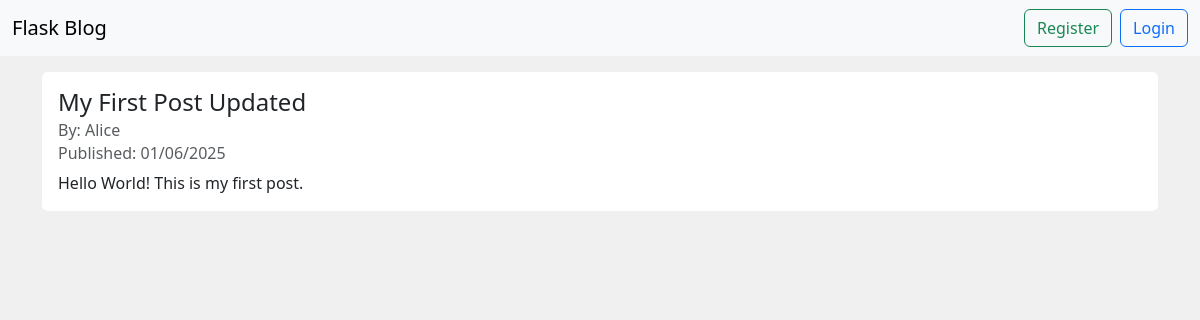
Before: /posts/1 with the older database file.
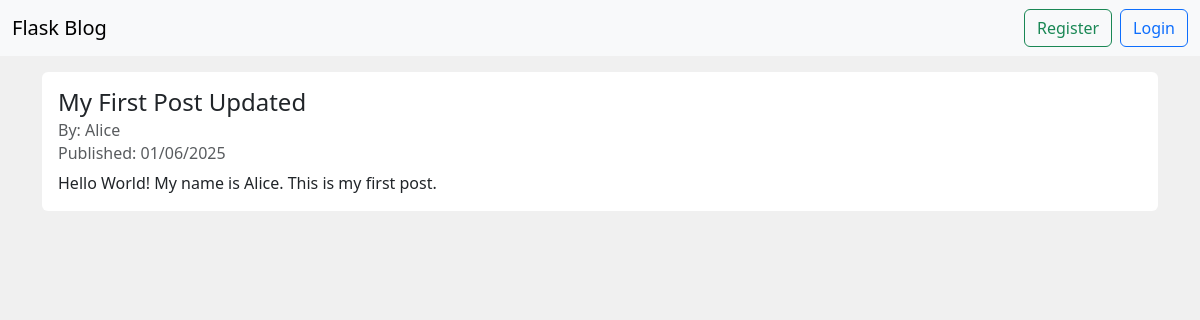
After: the same page with the newer database file.
### app/models.py (models this page shows)
class Post(db.Model):
    id = db.Column(db.Integer, primary_key=True)
    title = db.Column(db.String(255), nullable=False)
    content = db.Column(db.Text, nullable=False)
    created_at = db.Column(db.DateTime, default=datetime.now)
    user_id = db.Column(db.Integer, db.ForeignKey('user.id'))

### app/routes.py (the view)
@main.route("/posts/<int:id>")
def get_post(id):
    post = Post.query.get_or_404(id)
    return render_template("post.html", post=post)

### app/templates/post.html (shortened to what this page needs)
{% extends "base.html" %} {% block content %}
<div class="row">
  <div class="col mb-3">
    <div class="card h-100 border border-0">
      <div class="card-body">
        <h4 class="card-title">{{ post.title|title }}</h4>
        <h6 class="card-subtitle mb-2 text-body-secondary">
          By: {{ post.author.name }}
        </h6>
        <h6 class="card-subtitle mb-2 text-body-secondary">
          Published: {{ post.created_at.strftime('%d/%m/%Y') }}
        </h6>
        <p class="card-text">{{ post.content }}</p>
      </div>
    </div>
  </div>
</div>
{% endblock %}

Changed rows visible on the page:
changed Post "My First Post Updated": content "Hello World! This is my first post." → "Hello World! My name is Alice. This is my first post."
